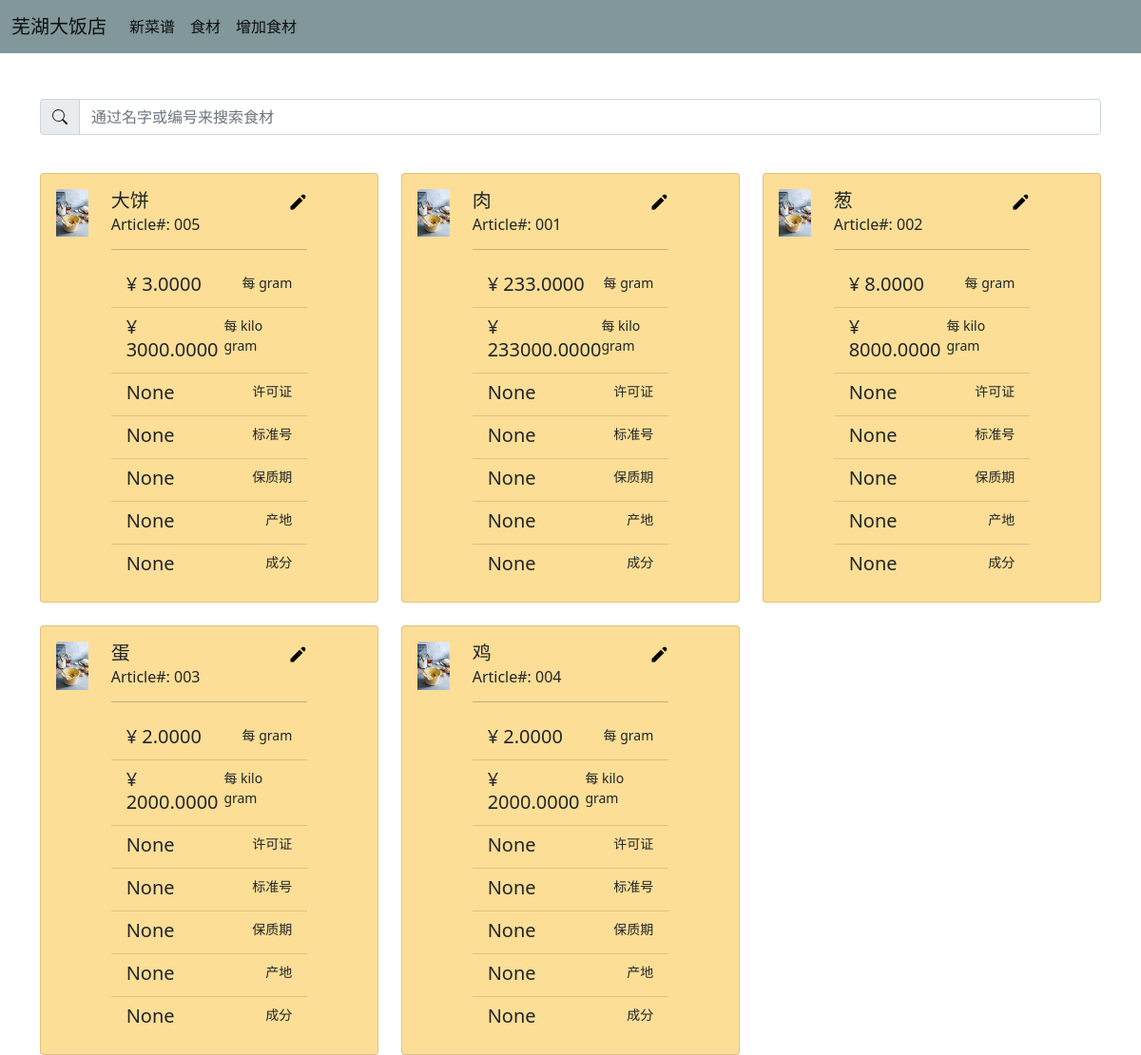
/recipes/ingredients, run on the app's committed database.
### recipes/models.py (models this page shows, shortened)
class Ingredient(models.Model):
    GRAM = 'gram'
    LITER = 'liter'
    FACTOR_GRAM_TO_KG = 1000
    FACTOR_LITER_TO_CL = 1 / 100
    UNITS = (
        (GRAM, '1 gram'),
        (LITER, '1 liter')
    )
    name = models.CharField(max_length=255)
    article_number = models.TextField(blank=True, null=True)
    cost = models.DecimalField(
        max_digits=12, decimal_places=4, default=0)
    unit = models.CharField(max_length=20, choices=UNITS)
    xukezheng = models.CharField(max_length=255,null=True,blank=True)
    biaozhun = models.CharField(max_length=255, null=True,blank=True)
    baozhi = models.DateField(null=True,blank=True)
    chandi = models.CharField(max_length=255, null=True,blank=True)
    chengfen = models.CharField(max_length=255, null=True,blank=True)
    def get_units(self):
        units = []
        _base = {
            'unit': self.unit,
            'cost': self.cost
        }
        if self.unit == self.GRAM:
            units.append(_base)
            units.append({
                'unit': 'kilo gram',
                'cost': round(self.cost * Decimal(self.FACTOR_GRAM_TO_KG), 4)
            })
        else:
            units.append({
                'unit': 'centiliter',
                'cost': round(self.cost * Decimal(self.FACTOR_LITER_TO_CL), 4)
            })
            units.append(_base)
        return units

### recipes/views.py (the view)
# urls.py: path('ingredients', views.IngredientList.as_view(), name='ingredients'),
class IngredientList(ListView):
    template_name = 'ingredients/list.html'
    model = models.Ingredient
    def get_queryset(self):
        q = self.request.GET.get('q', '')
        object_list = self.model.objects.order_by('name')
        if q:
            _objs_name = object_list.filter(name__icontains=q)
            _objs_artn = object_list.filter(article_number__icontains=q)
            object_list =  _objs_name | _objs_artn
        return object_list

### recipes/templates/ingredients/list.html (shortened to what this page needs)
{% extends 'layout/_layout.html' %}
{% load static %}
{% block content %}
  <div class="row pt-5">
    {% if ingredient_list  %}
      <form class="input-group mb-3" method="get">
        <span class="input-group-text">
        </span>
        <input value="{{ request.GET.q }}" name="q" type="text" class="form-control" placeholder="通过名字或编号来搜索食材">
      </form>
      {% for ingredient in ingredient_list %}
      <div class="col-md-4 pt-4">
        {% include 'ingredients/__detail_card.html' %}
      </div>
      {% endfor %}
    {% else %}
    {% if request.GET.q %}
      <p class="lead">No ingredients found matching {{ request.GET.q }}. <a href="{% url 'ingredients' %}">Back to all ingredients</a>.</p>
    {% else %}
    <p class="lead">No ingredients have been added. Add an <a href="{% url 'ingredient-add' %}">ingredient</a></p>
    {% endif %}
    {% endif %}
  </div>
{% endblock %}

### recipes/templates/ingredients/__detail_card.html
{% load static %}
<div class="card bg-ingredient">
  <div class="card-body row">
    <div class="col-md-2">
      <img src="{% static 'images/ingredients.jpg' %}" class="card-img-top" alt="Recipe for {{ r.name }}">
    </div>
    <div class="col-md-8">
      <h5 class="card-title">
        {{ ingredient.name }}
        <span class="float-end">
          <a href="{% url 'ingredient-edit' ingredient.id %}">
            <img src="{% static 'images/edit-icon.png' %}"/>
          </a>
        </span>
      </h5>
      <h6 class="card-subtitle mb-2">
        {% if ingredient.article_number %}
          Article#: {{ ingredient.article_number}}
        {% else %}
          食材
        {% endif %}
      </h6>
      <hr>
      <ul class="list-group list-group-flush">
        {% for unit in ingredient.get_units %}
          <li class="list-group-item bg-ingredient">
            <div class="d-flex w-100 justify-content-between">
              <h5 class="mb-1">¥ {{ unit.cost }}</h5>
              <small>每 {{ unit.unit }}</small>
            </div>
          </li>
        {% endfor %}
        <li class="list-group-item bg-ingredient">
          <div class="d-flex w-100 justify-content-between">
            <h5 class="mb-1">{{ ingredient.xukezheng }}</h5>
            <small>许可证</small>
          </div>
        </li>
        <li class="list-group-item bg-ingredient">
          <div class="d-flex w-100 justify-content-between">
            <h5 class="mb-1">{{ ingredient.biaozhun }}</h5>
            <small>标准号</small>
          </div>
        </li>
        <li class="list-group-item bg-ingredient">
          <div class="d-flex w-100 justify-content-between">
            <h5 class="mb-1">{{ ingredient.baozhi }}</h5>
            <small>保质期</small>
          </div>
        </li>
        <li class="list-group-item bg-ingredient">
          <div class="d-flex w-100 justify-content-between">
            <h5 class="mb-1">{{ ingredient.chandi }}</h5>
            <small>产地</small>
          </div>
        </li>
        <li class="list-group-item bg-ingredient">
          <div class="d-flex w-100 justify-content-between">
            <h5 class="mb-1">{{ ingredient.chengfen }}</h5>
            <small>成分</small>
          </div>
        </li>
      </ul>
    </div>
  </div>
</div>

### static/css/common.css (style rules this page uses)
.bg-ingredient { background-color: #FCDE96; }

### data on the page
Ingredient: name "大饼", article_number "005", cost "3.0000" "3000.0000", unit "gram" "kilo gram", xukezheng "None", biaozhun "None", baozhi "None", chandi "None", chengfen "None"
Ingredient: name "肉", article_number "001", cost "233.0000" "233000.0000", unit "gram" "kilo gram", xukezheng "None", biaozhun "None", baozhi "None", chandi "None", chengfen "None"
Ingredient: name "葱", article_number "002", cost "8.0000" "8000.0000", unit "gram" "kilo gram", xukezheng "None", biaozhun "None", baozhi "None", chandi "None", chengfen "None"
Ingredient: name "蛋", article_number "003", cost "2.0000" "2000.0000", unit "gram" "kilo gram", xukezheng "None", biaozhun "None", baozhi "None", chandi "None", chengfen "None"
Ingredient: name "鸡", article_number "004", cost "2.0000" "2000.0000", unit "gram" "kilo gram", xukezheng "None", biaozhun "None", baozhi "None", chandi "None", chengfen "None"
